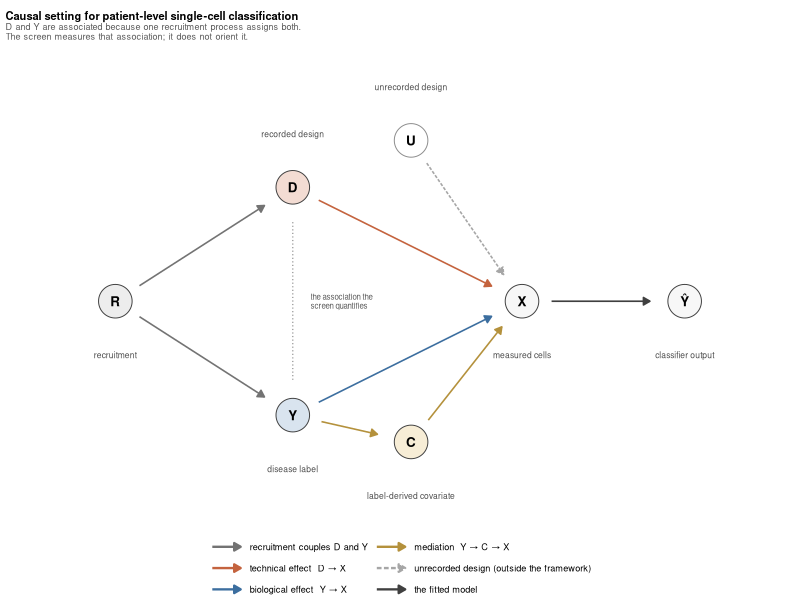

Generate this figure with R:
# Figure: causal setting for patient-level single-cell classification
suppressPackageStartupMessages({ library(ggplot2); library(patchwork) })
# Project root: the directory holding figures/, sim/, data/. Resolved from this
# script's own location, or from RHEUMLENS_ROOT, so the script runs anywhere.
W <- Sys.getenv("RHEUMLENS_ROOT", unset = NA)
if (is.na(W)) {
  args <- commandArgs(trailingOnly = FALSE)
  f <- sub("^--file=", "", args[grep("^--file=", args)])
  W <- if (length(f)) normalizePath(file.path(dirname(f), "..", ".."))
       else normalizePath(getwd())
}
setwd(W)

nd <- data.frame(
  id   = c("R","D","Y","X","C","U","P"),
  x    = c(0.00, 1.20, 1.20, 2.75, 2.00, 2.00, 3.85),
  y    = c(1.35, 2.20, 0.50, 1.35, 0.30, 2.55, 1.35),
  lab  = c("R", "D", "Y", "X", "C", "U", "Ŷ"),
  role = c("recruitment","recorded design","disease label","measured cells",
           "label-derived covariate","unrecorded design","classifier output"),
  kind = c("process","design","label","data","trap","hidden","data"),
  # +1 puts the role label above the node, -1 below
  side = c(-1, 1, -1, -1, -1, 1, -1))

eg <- data.frame(
  from = c("R","R","D","Y","Y","C","U","X"),
  to   = c("D","Y","X","X","C","X","X","P"),
  type = c("recruit","recruit","technical","biological","mediation","mediation",
           "unrecorded","model"))
eg$x    <- nd$x[match(eg$from, nd$id)]; eg$y    <- nd$y[match(eg$from, nd$id)]
eg$xend <- nd$x[match(eg$to,   nd$id)]; eg$yend <- nd$y[match(eg$to,   nd$id)]
# shorten each arrow so it stops at the node boundary
shrink <- function(d, r1 = 0.20, r2 = 0.235) {
  dx <- d$xend - d$x; dy <- d$yend - d$y; L <- sqrt(dx^2 + dy^2)
  d$x <- d$x + dx/L*r1; d$y <- d$y + dy/L*r1
  d$xend <- d$xend - dx/L*r2; d$yend <- d$yend - dy/L*r2; d }
eg <- shrink(eg)

epal <- c(recruit = "grey45", technical = "#C4633E", biological = "#3C6E9F",
          mediation = "#B4913C", unrecorded = "grey65", model = "grey25")
npal <- c(process = "grey93", design = "#F3DCD3", label = "#D9E4EF",
          data = "grey97", trap = "#F7EDD6", hidden = "white")

p <- ggplot() +
  geom_segment(data = subset(eg, type != "unrecorded"),
               aes(x, y, xend = xend, yend = yend, colour = type),
               linewidth = .55, arrow = arrow(length = unit(1.9, "mm"),
                                              type = "closed")) +
  geom_segment(data = subset(eg, type == "unrecorded"),
               aes(x, y, xend = xend, yend = yend, colour = type),
               linewidth = .55, linetype = "21",
               arrow = arrow(length = unit(1.9, "mm"), type = "closed")) +
  geom_point(data = nd, aes(x, y, fill = kind),
             shape = 21, size = 11, stroke = .5,
             colour = ifelse(nd$kind == "hidden", "grey55", "grey25")) +
  geom_text(data = nd, aes(x, y, label = lab), size = 3.4, fontface = "bold") +
  geom_text(data = nd, aes(x, y + side * .40, label = role), size = 2.15,
            colour = "grey30", lineheight = .95) +
  scale_colour_manual(values = epal, name = NULL,
    breaks = c("recruit","technical","biological","mediation","unrecorded","model"),
    labels = c("recruitment couples D and Y",
               "technical effect  D → X",
               "biological effect  Y → X",
               "mediation  Y → C → X",
               "unrecorded design (outside the framework)",
               "the fitted model")) +
  scale_fill_manual(values = npal, guide = "none") +
  coord_cartesian(xlim = c(-.50, 4.35), ylim = c(-.20, 3.10)) +
  guides(colour = guide_legend(ncol = 2, override.aes = list(linewidth = .8))) +
  theme_void(base_size = 8) +
  theme(legend.position = "bottom", legend.text = element_text(size = 6.6),
        legend.key.width = unit(9, "mm"), legend.key.height = unit(4, "mm"),
        plot.title = element_text(size = 8, face = "bold"),
        plot.subtitle = element_text(size = 6.5, colour = "grey35",
                                     margin = margin(b = 2)),
        plot.margin = margin(4, 4, 2, 4)) +
  labs(title = "Causal setting for patient-level single-cell classification",
       subtitle = "D and Y are associated because one recruitment process assigns both.\nThe screen measures that association; it does not orient it.")

# annotation: the two things the screen can and cannot see
p <- p +
  annotate("segment", x = 1.20, xend = 1.20, y = 1.94, yend = 0.76,
           linetype = "12", colour = "grey55", linewidth = .4) +
  annotate("text", x = 1.32, y = 1.35,
           label = "the association the\nscreen quantifies",
           size = 2.0, colour = "grey35", hjust = 0, lineheight = .95)

ggsave("figures/out/Fig_dag.svg", p, width = 130, height = 92, units = "mm",
       device = svglite::svglite)
ragg::agg_png("figures/out/Fig_dag.png", width = 130, height = 92,
              units = "mm", res = 400)
print(p); invisible(dev.off()); cat("ok\n")
